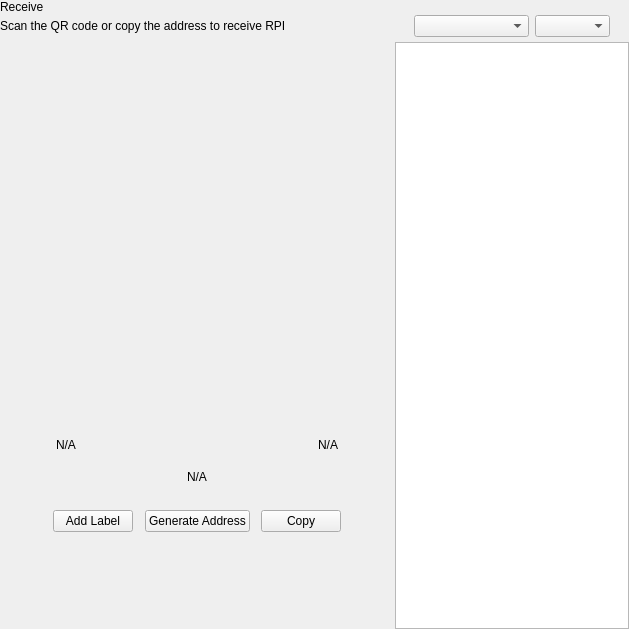
<?xml version="1.0" encoding="UTF-8"?>
<ui version="4.0">
 <class>ReceiveWidget</class>
 <widget class="QWidget" name="ReceiveWidget">
  <property name="geometry">
   <rect>
    <x>0</x>
    <y>0</y>
    <width>629</width>
    <height>629</height>
   </rect>
  </property>
  <property name="minimumSize">
   <size>
    <width>0</width>
    <height>0</height>
   </size>
  </property>
  <property name="windowTitle">
   <string>Form</string>
  </property>
  <layout class="QHBoxLayout" name="horizontalLayout_2" stretch="2,1">
   <property name="spacing">
    <number>0</number>
   </property>
   <property name="leftMargin">
    <number>0</number>
   </property>
   <property name="topMargin">
    <number>0</number>
   </property>
   <property name="rightMargin">
    <number>0</number>
   </property>
   <property name="bottomMargin">
    <number>0</number>
   </property>
   <item>
    <widget class="QWidget" name="left" native="true">
     <layout class="QVBoxLayout" name="verticalLayout_3">
      <property name="leftMargin">
       <number>0</number>
      </property>
      <property name="topMargin">
       <number>0</number>
      </property>
      <property name="rightMargin">
       <number>0</number>
      </property>
      <property name="bottomMargin">
       <number>0</number>
      </property>
      <item>
       <layout class="QVBoxLayout" name="verticalLayout_2">
        <property name="spacing">
         <number>0</number>
        </property>
        <property name="leftMargin">
         <number>0</number>
        </property>
        <item>
         <layout class="QHBoxLayout" name="horizontalLayout_3">
          <property name="spacing">
           <number>0</number>
          </property>
          <item>
           <layout class="QVBoxLayout" name="verticalLayout_4">
            <property name="spacing">
             <number>5</number>
            </property>
            <item>
             <widget class="QLabel" name="labelTitle">
              <property name="text">
               <string>Receive</string>
              </property>
             </widget>
            </item>
            <item alignment="Qt::AlignTop">
             <widget class="QLabel" name="labelSubtitle1">
              <property name="text">
               <string>Scan the QR code or copy the address to receive RPI</string>
              </property>
             </widget>
            </item>
           </layout>
          </item>
          <item>
           <spacer name="horizontalSpacer">
            <property name="orientation">
             <enum>Qt::Horizontal</enum>
            </property>
            <property name="sizeHint" stdset="0">
             <size>
              <width>40</width>
              <height>20</height>
             </size>
            </property>
           </spacer>
          </item>
         </layout>
        </item>
        <item>
         <spacer name="verticalSpacer_2">
          <property name="orientation">
           <enum>Qt::Vertical</enum>
          </property>
          <property name="sizeType">
           <enum>QSizePolicy::Expanding</enum>
          </property>
          <property name="sizeHint" stdset="0">
           <size>
            <width>20</width>
            <height>50</height>
           </size>
          </property>
         </spacer>
        </item>
        <item alignment="Qt::AlignHCenter">
         <widget class="QWidget" name="layoutQR" native="true">
          <property name="maximumSize">
           <size>
            <width>510</width>
            <height>16777215</height>
           </size>
          </property>
          <layout class="QVBoxLayout" name="verticalLayoutQr">
           <item>
            <spacer name="verticalSpacer11">
             <property name="orientation">
              <enum>Qt::Vertical</enum>
             </property>
             <property name="sizeType">
              <enum>QSizePolicy::Fixed</enum>
             </property>
             <property name="sizeHint" stdset="0">
              <size>
               <width>20</width>
               <height>20</height>
              </size>
             </property>
            </spacer>
           </item>
           <item alignment="Qt::AlignHCenter">
            <widget class="QLabel" name="labelQrImg">
             <property name="minimumSize">
              <size>
               <width>260</width>
               <height>260</height>
              </size>
             </property>
             <property name="maximumSize">
              <size>
               <width>260</width>
               <height>260</height>
              </size>
             </property>
             <property name="text">
              <string/>
             </property>
             <property name="alignment">
              <set>Qt::AlignCenter</set>
             </property>
            </widget>
           </item>
           <item>
            <spacer name="verticalSpacer_21">
             <property name="orientation">
              <enum>Qt::Vertical</enum>
             </property>
             <property name="sizeType">
              <enum>QSizePolicy::Fixed</enum>
             </property>
             <property name="sizeHint" stdset="0">
              <size>
               <width>20</width>
               <height>30</height>
              </size>
             </property>
            </spacer>
           </item>
           <item>
            <widget class="QWidget" name="widget" native="true">
             <property name="minimumSize">
              <size>
               <width>0</width>
               <height>0</height>
              </size>
             </property>
             <layout class="QHBoxLayout" name="horizontalLayout_5">
              <item>
               <widget class="QLabel" name="labelLabel">
                <property name="text">
                 <string notr="true">N/A</string>
                </property>
               </widget>
              </item>
              <item>
               <spacer name="horizontalSpacer_2">
                <property name="orientation">
                 <enum>Qt::Horizontal</enum>
                </property>
                <property name="sizeHint" stdset="0">
                 <size>
                  <width>141</width>
                  <height>20</height>
                 </size>
                </property>
               </spacer>
              </item>
              <item>
               <widget class="QLabel" name="labelDate">
                <property name="text">
                 <string notr="true">N/A</string>
                </property>
                <property name="alignment">
                 <set>Qt::AlignRight|Qt::AlignTrailing|Qt::AlignVCenter</set>
                </property>
               </widget>
              </item>
             </layout>
            </widget>
           </item>
           <item>
            <widget class="QLabel" name="labelAddress">
             <property name="sizePolicy">
              <sizepolicy hsizetype="Expanding" vsizetype="Preferred">
               <horstretch>0</horstretch>
               <verstretch>0</verstretch>
              </sizepolicy>
             </property>
             <property name="minimumSize">
              <size>
               <width>300</width>
               <height>0</height>
              </size>
             </property>
             <property name="text">
              <string notr="true">N/A</string>
             </property>
             <property name="alignment">
              <set>Qt::AlignCenter</set>
             </property>
            </widget>
           </item>
           <item>
            <spacer name="verticalSpacer_4">
             <property name="orientation">
              <enum>Qt::Vertical</enum>
             </property>
             <property name="sizeType">
              <enum>QSizePolicy::Fixed</enum>
             </property>
             <property name="sizeHint" stdset="0">
              <size>
               <width>20</width>
               <height>20</height>
              </size>
             </property>
            </spacer>
           </item>
           <item>
            <layout class="QHBoxLayout" name="horizontalLayout_4">
             <item alignment="Qt::AlignHCenter">
              <widget class="QPushButton" name="pushButtonLabel">
               <property name="focusPolicy">
                <enum>Qt::NoFocus</enum>
               </property>
               <property name="text">
                <string>Add Label</string>
               </property>
              </widget>
             </item>
             <item alignment="Qt::AlignHCenter">
              <widget class="QPushButton" name="pushButtonNewAddress">
               <property name="focusPolicy">
                <enum>Qt::NoFocus</enum>
               </property>
               <property name="text">
                <string>Generate Address</string>
               </property>
              </widget>
             </item>
             <item alignment="Qt::AlignHCenter">
              <widget class="QPushButton" name="pushButtonCopy">
               <property name="focusPolicy">
                <enum>Qt::NoFocus</enum>
               </property>
               <property name="text">
                <string>Copy</string>
               </property>
              </widget>
             </item>
            </layout>
           </item>
           <item>
            <spacer name="verticalSpacer_3">
             <property name="orientation">
              <enum>Qt::Vertical</enum>
             </property>
             <property name="sizeType">
              <enum>QSizePolicy::Expanding</enum>
             </property>
             <property name="sizeHint" stdset="0">
              <size>
               <width>20</width>
               <height>20</height>
              </size>
             </property>
            </spacer>
           </item>
          </layout>
         </widget>
        </item>
        <item>
         <spacer name="verticalSpacer">
          <property name="orientation">
           <enum>Qt::Vertical</enum>
          </property>
          <property name="sizeHint" stdset="0">
           <size>
            <width>20</width>
            <height>40</height>
           </size>
          </property>
         </spacer>
        </item>
       </layout>
      </item>
     </layout>
    </widget>
   </item>
   <item>
    <widget class="QWidget" name="right" native="true">
     <layout class="QVBoxLayout" name="verticalLayout_5">
      <property name="spacing">
       <number>0</number>
      </property>
      <property name="leftMargin">
       <number>1</number>
      </property>
      <property name="topMargin">
       <number>0</number>
      </property>
      <property name="rightMargin">
       <number>0</number>
      </property>
      <property name="bottomMargin">
       <number>0</number>
      </property>
      <item>
       <layout class="QVBoxLayout" name="container_right">
        <property name="spacing">
         <number>0</number>
        </property>
        <property name="leftMargin">
         <number>0</number>
        </property>
        <property name="rightMargin">
         <number>0</number>
        </property>
        <item>
         <layout class="QVBoxLayout" name="verticalLayout">
          <property name="spacing">
           <number>6</number>
          </property>
          <property name="leftMargin">
           <number>19</number>
          </property>
          <property name="rightMargin">
           <number>19</number>
          </property>
          <item>
           <widget class="OptionButton" name="btnRequest" native="true"/>
          </item>
          <item>
           <widget class="OptionButton" name="btnMyAddresses" native="true">
            <property name="sizePolicy">
             <sizepolicy hsizetype="Preferred" vsizetype="Minimum">
              <horstretch>0</horstretch>
              <verstretch>0</verstretch>
             </sizepolicy>
            </property>
           </widget>
          </item>
         </layout>
        </item>
        <item>
         <widget class="QWidget" name="sortWidget" native="true">
          <layout class="QHBoxLayout" name="horizontalLayout_6">
           <property name="leftMargin">
            <number>19</number>
           </property>
           <property name="rightMargin">
            <number>19</number>
           </property>
           <property name="bottomMargin">
            <number>5</number>
           </property>
           <item>
            <spacer name="horizontalSpacer_3">
             <property name="orientation">
              <enum>Qt::Horizontal</enum>
             </property>
             <property name="sizeHint" stdset="0">
              <size>
               <width>40</width>
               <height>20</height>
              </size>
             </property>
            </spacer>
           </item>
           <item>
            <widget class="QComboBox" name="comboBoxSort">
             <property name="sizePolicy">
              <sizepolicy hsizetype="Preferred" vsizetype="Fixed">
               <horstretch>0</horstretch>
               <verstretch>0</verstretch>
              </sizepolicy>
             </property>
             <property name="minimumSize">
              <size>
               <width>115</width>
               <height>0</height>
              </size>
             </property>
            </widget>
           </item>
           <item>
            <widget class="QComboBox" name="comboBoxSortOrder">
             <property name="sizePolicy">
              <sizepolicy hsizetype="Preferred" vsizetype="Fixed">
               <horstretch>0</horstretch>
               <verstretch>0</verstretch>
              </sizepolicy>
             </property>
             <property name="minimumSize">
              <size>
               <width>75</width>
               <height>0</height>
              </size>
             </property>
            </widget>
           </item>
          </layout>
         </widget>
        </item>
        <item>
         <widget class="QListView" name="listViewAddress"/>
        </item>
       </layout>
      </item>
     </layout>
    </widget>
   </item>
  </layout>
 </widget>
 <customwidgets>
  <customwidget>
   <class>OptionButton</class>
   <extends>QWidget</extends>
   <header>qt/rpicoin/optionbutton.h</header>
   <container>1</container>
  </customwidget>
 </customwidgets>
 <resources/>
 <connections/>
</ui>
